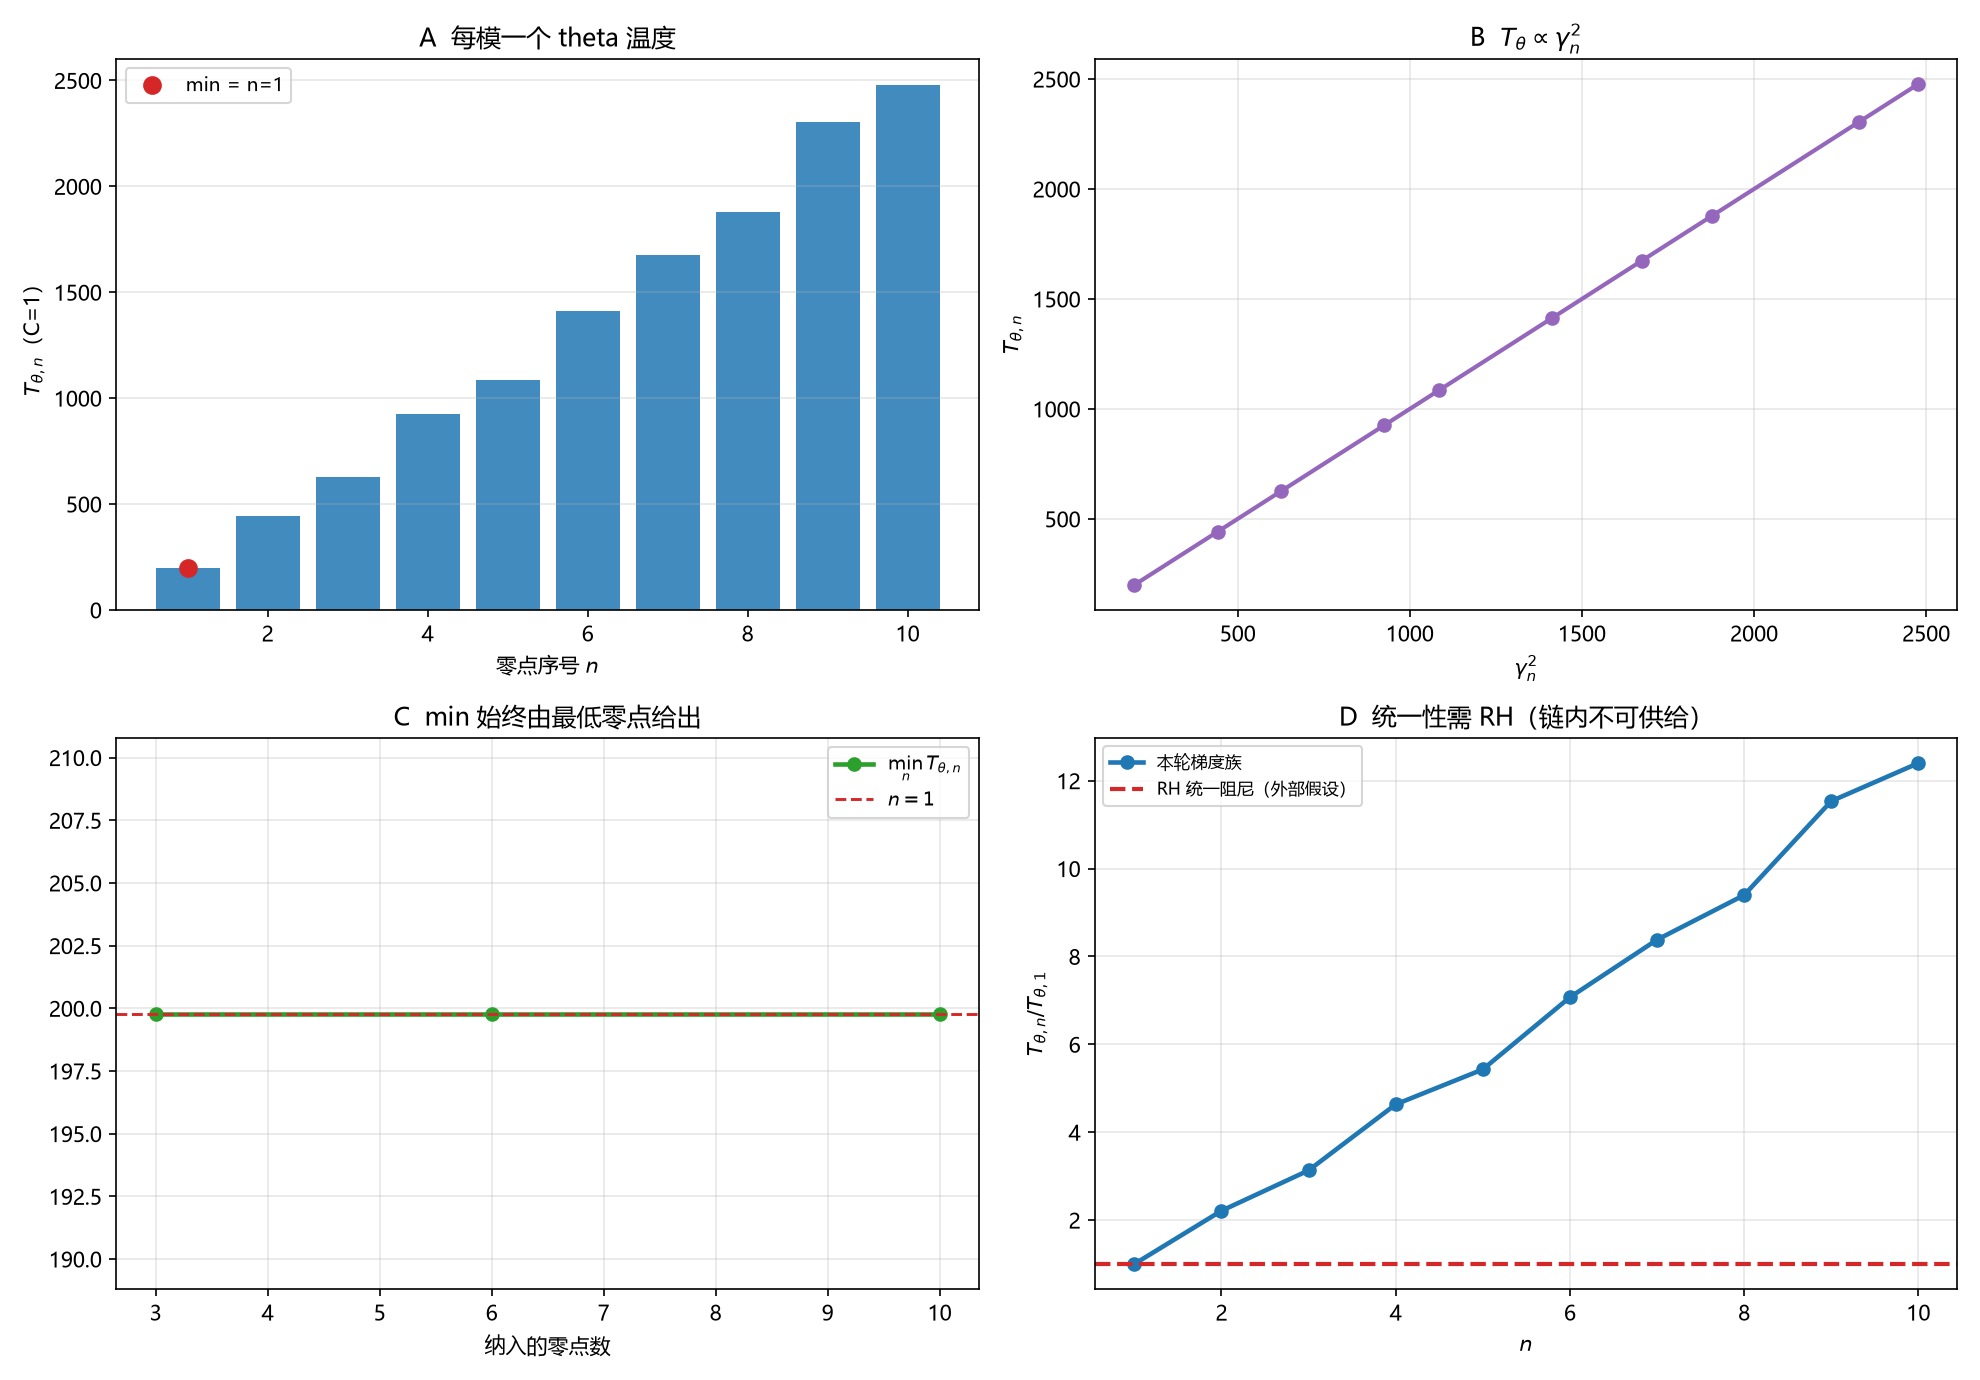

Recreate this plot in Python.
# -*- coding: utf-8 -*-
"""
目标区／D1 theta 端子的数值核对。

1. 前若干零点的 T_theta,n 阶梯（C=1 示意）；
2. Gamma_n ∝ gamma_n^2 与 T_theta,n 的线性关系；
3. min 选择随零点数稳定性；
4. 统一阻尼（RH）下的退化 vs 本轮梯度族。

无拟合；由 (D1.1)-(D1.3) 直接计算。
"""

import csv
import os

import numpy as np
import matplotlib
matplotlib.use("Agg")
import matplotlib.pyplot as plt

plt.rcParams["font.sans-serif"] = ["Microsoft YaHei", "SimHei", "DejaVu Sans"]
plt.rcParams["axes.unicode_minus"] = False

HERE = os.path.dirname(os.path.abspath(__file__))
OUT_PNG = os.path.join(HERE, "目标_D1_Ttheta.png")
OUT_CSV = os.path.join(HERE, "目标_D1_Ttheta.csv")

# 前 10 个非平凡零点纵坐标（数值示意）
GAMMAS = np.array([14.134725, 21.022040, 25.010858, 30.424876, 32.935062,
                   37.586178, 40.918719, 43.327073, 48.005151, 49.773832])


def main():
    rows = []
    T = GAMMAS ** 2
    print("T_theta,n = C * gamma_n^2 (C=1)")
    for n, (g, t) in enumerate(zip(GAMMAS, T), start=1):
        print(f"  n={n:2d}: gamma={g:.6f}, T_theta={t:.4f}")
        rows.append(("theta", n, float(t), float(g), np.nan))

    print(f"\nmin 稳定性：前3={T[:3].min():.4f}, 前6={T[:6].min():.4f}, 前10={T.min():.4f}")
    for k in (3, 6, 10):
        rows.append(("min_stable", k, float(T[:k].min()), float(T[0]), np.nan))

    with open(OUT_CSV, "w", newline="", encoding="utf-8-sig") as fh:
        wr = csv.writer(fh)
        wr.writerow(["kind", "x", "y", "y_ref", "extra"])
        wr.writerows(rows)

    fig, ax = plt.subplots(2, 2, figsize=(13.2, 9.2))

    # A ladder
    ns = np.arange(1, 11)
    ax[0, 0].bar(ns, T, color="tab:blue", alpha=0.85)
    ax[0, 0].plot([1], [T[0]], "o", color="tab:red", ms=8, label="min = n=1")
    ax[0, 0].set_xlabel(r"零点序号 $n$")
    ax[0, 0].set_ylabel(r"$T_{\theta,n}$（C=1）")
    ax[0, 0].set_title("A  每模一个 theta 温度")
    ax[0, 0].legend(fontsize=9)
    ax[0, 0].grid(alpha=0.3, axis="y")

    # B linear in gamma^2
    ax[0, 1].plot(GAMMAS ** 2, T, "o-", lw=2.0, color="tab:purple")
    ax[0, 1].set_xlabel(r"$\gamma_n^2$")
    ax[0, 1].set_ylabel(r"$T_{\theta,n}$")
    ax[0, 1].set_title(r"B  $T_\theta\propto\gamma_n^2$")
    ax[0, 1].grid(alpha=0.3)

    # C min stability
    ks = np.array([3, 6, 10])
    mins = np.array([T[:k].min() for k in ks])
    ax[1, 0].plot(ks, mins, "o-", lw=2.2, color="tab:green",
                  label=r"$\min_n T_{\theta,n}$")
    ax[1, 0].axhline(T[0], color="tab:red", ls="--", lw=1.4, label=r"$n=1$")
    ax[1, 0].set_xlabel("纳入的零点数")
    ax[1, 0].set_title("C  min 始终由最低零点给出")
    ax[1, 0].legend(fontsize=9)
    ax[1, 0].grid(alpha=0.3)

    # D uniform vs ladder
    x = np.arange(1, 11)
    ax[1, 1].plot(x, T / T[0], "o-", lw=2.2, color="tab:blue",
                  label="本轮梯度族")
    ax[1, 1].axhline(1.0, color="tab:red", ls="--", lw=2.0,
                     label="RH 统一阻尼（外部假设）")
    ax[1, 1].set_xlabel(r"$n$")
    ax[1, 1].set_ylabel(r"$T_{\theta,n}/T_{\theta,1}$")
    ax[1, 1].set_title("D  统一性需 RH（链内不可供给）")
    ax[1, 1].legend(fontsize=8)
    ax[1, 1].grid(alpha=0.3)

    fig.tight_layout()
    fig.savefig(OUT_PNG, dpi=150)
    plt.close(fig)
    print("\nsaved:", OUT_PNG)
    print("saved:", OUT_CSV)


if __name__ == "__main__":
    main()
